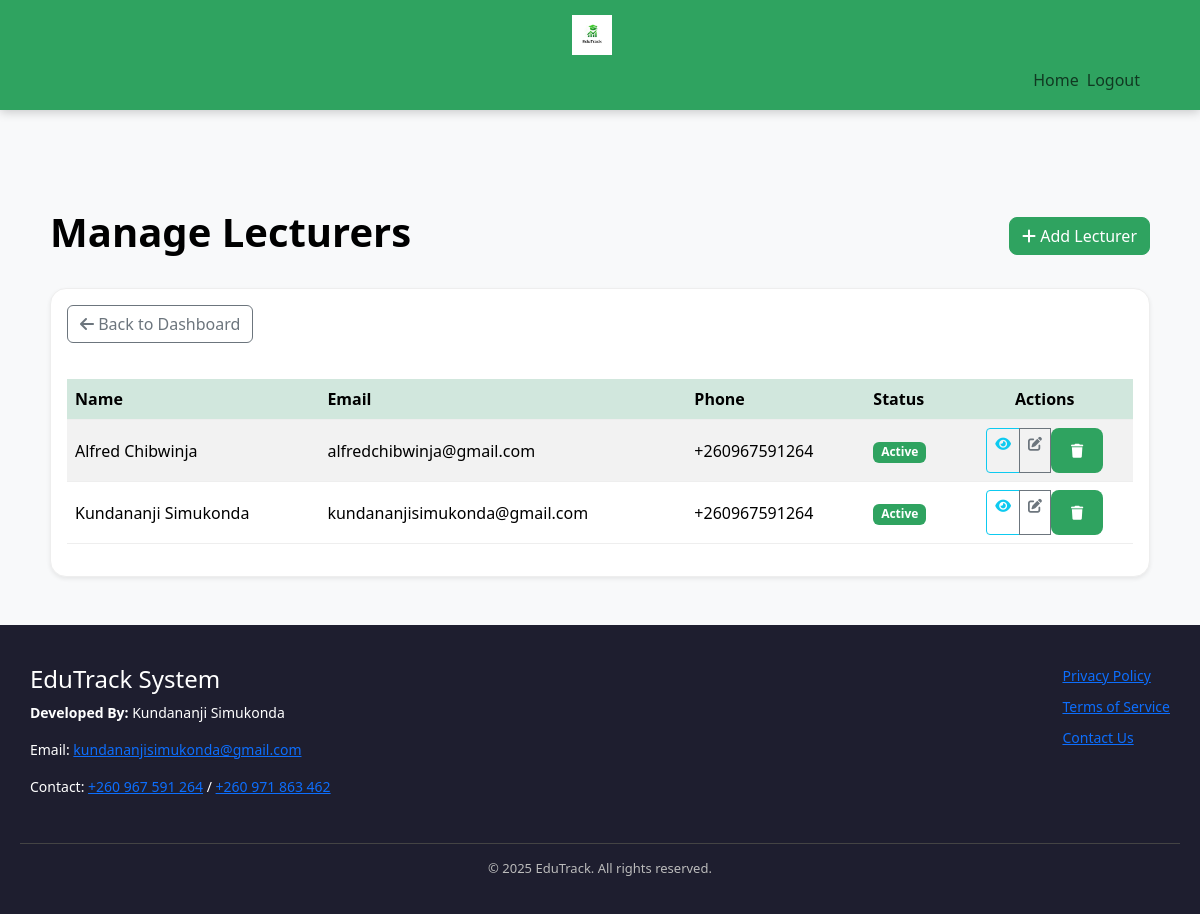
Page /pages/admin/manage_lecturers.php (signed in) on the committed database.
### tables this page shows
CREATE TABLE `users` (
  `id` int(11) UNSIGNED NOT NULL,
  `name` varchar(255) NOT NULL,
  `email` varchar(255) NOT NULL,
  `password` varchar(255) NOT NULL,
  `role` enum('student','lecturer','admin') NOT NULL DEFAULT 'student',
  `phone` varchar(20) DEFAULT NULL,
  `status` enum('active','inactive','suspended') NOT NULL DEFAULT 'active',
  `created_at` timestamp NOT NULL DEFAULT current_timestamp()
);

### pages/admin/manage_lecturers.php (the view, shortened to what this page needs)
<?php
require_once '../../includes/db.php';
try {
    $stmt = $pdo->prepare("
        SELECT u.id, u.name, u.email, u.status, u.phone
        FROM users u
        WHERE u.role = 'lecturer'
        ORDER BY u.name
    ");
    $stmt->execute();
    $lecturers = $stmt->fetchAll(PDO::FETCH_ASSOC);
} catch (PDOException $e) {
    error_log("Database error fetching lecturers: " . $e->getMessage());
    $_SESSION['error_message'] = "Failed to load lecturers.";
    $lecturers = [];
}
?>
<!DOCTYPE html>
<html lang="en">
<head>
    <link href="https://cdn.jsdelivr.net/npm/bootstrap@5.3.3/dist/css/bootstrap.min.css" rel="stylesheet">
    <link rel="stylesheet" href="https://cdnjs.cloudflare.com/ajax/libs/font-awesome/6.4.0/css/all.min.css">
    <link rel="stylesheet" href="css/dashboard.css">
</head>
<body class="bg-light">
    <?php require_once '../../includes/admin_navbar.php'; ?>
    <div class="container py-5">
        <div class="d-flex justify-content-between align-items-center mb-4">
            <h1 class="fw-bold">Manage Lecturers</h1>
            <a href="add_lecturer.php" class="btn btn-success rounded-3">
                <i class="fas fa-plus"></i> Add Lecturer
            </a>
        </div>
        <div class="card shadow-sm rounded-4">
            <div class="card-body">
                <div class="d-flex justify-content-between mb-3">
                    <a href="dashboard.php" class="btn btn-outline-secondary">
                        <i class="fas fa-arrow-left"></i> Back to Dashboard
                    </a>
                </div>
                <div class="table-responsive">
                    <table class="table table-striped table-hover align-middle">
                        <thead class="table-success">
                            <tr>
                                <th scope="col">Name</th>
                                <th scope="col">Email</th>
                                <th scope="col">Phone</th>
                                <th scope="col">Status</th>
                                <th scope="col" class="text-center">Actions</th>
                            </tr>
                        </thead>
                        <tbody>
                        <?php if ($lecturers): ?>
                            <?php foreach ($lecturers as $lecturer): ?>
                                <tr>
                                    <td><?= htmlspecialchars($lecturer['name']) ?></td>
                                    <td><?= htmlspecialchars($lecturer['email']) ?></td>
                                    <td><?= htmlspecialchars($lecturer['phone'] ?: '—') ?></td>
                                    <td>
                                        <span class="badge <?= $lecturer['status'] === 'active' ? 'bg-success' : 'bg-secondary' ?>">
                                            <?= htmlspecialchars(ucfirst($lecturer['status'])) ?>
                                        </span>
                                    </td>
                                    <td class="text-center">
                                        <div class="btn-group" role="group">
                                            <a href="view_lecturer.php?id=<?= $lecturer['id'] ?>" class="btn btn-sm btn-outline-info" title="View Lecturer">
                                                <i class="fas fa-eye"></i>
                                            </a>
                                            <a href="edit_lecturer.php?id=<?= $lecturer['id'] ?>" class="btn btn-sm btn-outline-secondary" title="Edit Lecturer">
                                                <i class="fas fa-edit"></i>
                                            </a>
                                            <form action="delete_lecturer.php" method="POST" class="d-inline">
                                                <button type="submit" class="btn btn-sm btn-outline-danger" title="Delete Lecturer"
                                                        onclick="return confirm('Are you sure you want to delete this lecturer?');">
                                                    <i class="fas fa-trash"></i>
                                                </button>
                                            </form>
                                        </div>
                                    </td>
                                </tr>
                            <?php endforeach; ?>
                        <?php else: ?>
                            <tr><td colspan="5" class="text-center text-muted py-4">No lecturers found.</td></tr>
                        <?php endif; ?>
                        </tbody>
                    </table>
                </div>
            </div>
        </div>
    </div>
    <?php require_once '../../includes/footer.php'; ?>
</body>
</html>

### pages/admin/css/dashboard.css (style rules this page uses)
:root { --primary-color: #2fa360; --primary-hover: #28a745; --danger-color: #dc3545; --danger-hover: #c82333; --background-light: #f9f9f9; --background-dark: #1e1e2f; --text-color: #000000; --text-light: #fff; --text-muted: #777; --border-color: #ddd; --border-light: #eee; --container-width: min(1200px, 95vw); --padding-sm: clamp(0.5rem, 2vw, 10px); --padding-md: clamp(1rem, 3vw, 20px); --padding-lg: clamp(2rem, 5vw, 40px); --gap-md: clamp(1rem, 3vw, 20px); --border-radius-sm: 8px; --border-radius-lg: 12px; --box-shadow-sm: 0 4px 6px rgba(0,0,0,0.1); --box-shadow-lg: 0 8px 12px rgba(0,0,0,0.15); --mobile-breakpoint: 768px; --transition-fast: 0.15s ease; --transition-base: 0.3s ease; --transition-slow: 0.5s ease; }
*, *::before, *::after { box-sizing: border-box; }
html, body { height: 100%; margin: 0; font-family: 'Segoe UI', Tahoma, Geneva, Verdana, sans-serif; color: var(--text-color); background-color: var(--background-light); display: flex; flex-direction: column; padding-top: 80px; scroll-behavior: smooth; }
.container { display: flex; flex-direction: column; justify-content: center; width: 100%; max-width: var(--container-width); margin-inline: auto; padding-inline: var(--padding-md); }
form button[type="submit"] { background-color: var(--primary-color); color: var(--text-light); padding: 12px 20px; border: none; border-radius: var(--border-radius-sm); cursor: pointer; font-weight: 600; transition: all var(--transition-base); }
.data-table, table { width: 100%; border-collapse: collapse; margin-top: 20px; }
.data-table th, .data-table td, table th, table td { padding: 12px 15px; text-align: left; border-bottom: 1px solid var(--border-light); color: #000000; transition: background-color var(--transition-fast); }
.data-table thead, table thead { background-color: var(--border-light); }
.data-table th, table th { font-weight: bold; color: #000000; }
.data-table td:last-child, table td:last-child { text-align: center; }
.btn-success, .bg-success { background-color: var(--primary-color) !important; border-color: var(--primary-color) !important; }
.table thead { background-color: var(--primary-color) !important; color: var(--text-light) !important; }
.card { border-radius: var(--border-radius-lg); box-shadow: var(--box-shadow-sm); border: 1px solid var(--border-light); transition: all var(--transition-base); }
.card-body { color: #000000; }
.container-fluid, .container { max-width: var(--container-width); }

### rows in the picture
users: name "Alfred Chibwinja", email "alfredchibwinja@gmail.com", phone "+260967591264", status "Active"
users: name "Kundananji Simukonda", email "kundananjisimukonda@gmail.com", phone "+260967591264", status "Active"
